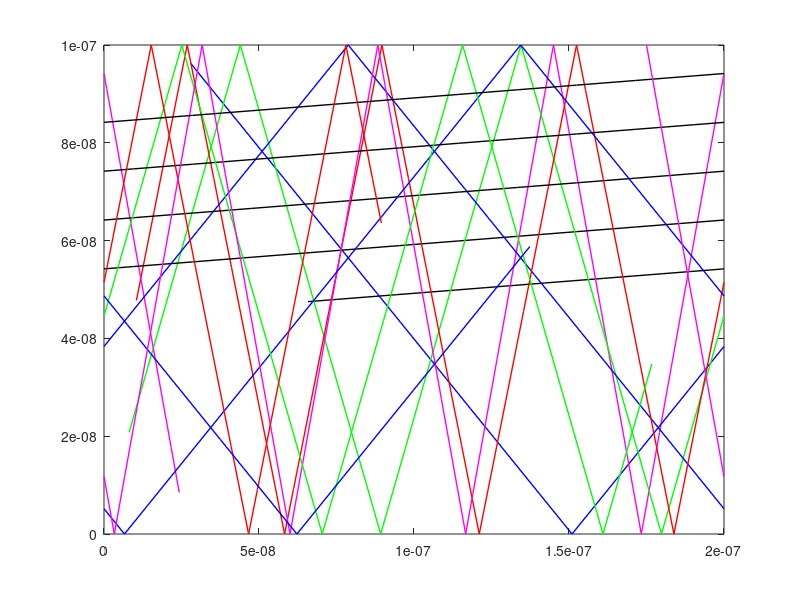
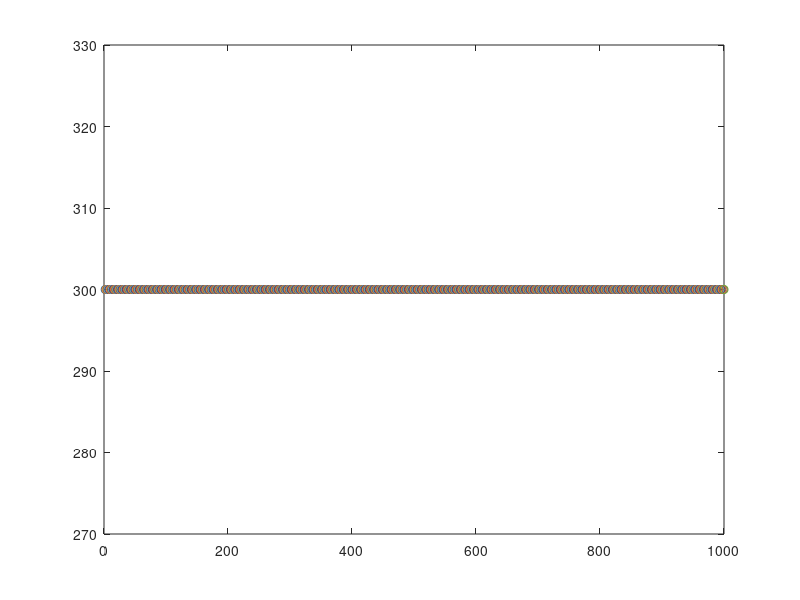

Write MATLAB code to recreate these figures, in order.
numpart=1000; 
color=['k' 'b' 'g' 'r' 'm'];
x0=rand(1,numpart)/10^7; %starting points
y0=rand(1,numpart)/10^7;

watchers = randi(numpart, 5,1);

Kb=1.38 * 10^ -23;%boltzman contant
T=300;%tempurature in K
m=9.1 * 10^ -31;%mass of electron
Vth=sqrt(2*Kb*T/m);%thermal velocity
dt=0.1*10^-12;%change in time 0.1 ps

    o=rand(1,numpart)*2*pi; %angle of movement
    Vx=Vth*sin(o);
    Vy=Vth*cos(o);
    
clf;    
plot(0,0)    
xlim([0, 200*10^-9]);
ylim([0, 100*10^-9]);
hold on
    
for j=2:numpart
       figure (2)
       plot(j,T,'o')
       hold on
end    

for i=2:100
    x1=x0+Vx*dt;
    y1=y0+Vy*dt;
    
   
    
    %top bondary condition
    Vy(y1>=100*10^-9)=-1*Vy(y1>=100*10^-9);
    x1(y1>=100*10^-9)=(100*10^-9-y0(y1>=100*10^-9)).*(x1(y1>=100*10^-9)-x0(y1>=100*10^-9))./(y1(y1>=100*10^-9)-y0(y1>=100*10^-9)) + x0(y1>=100*10^-9);
    y1(y1>=100*10^-9)=100*10^-9;
    %bottom Bondary condition
    Vy(y1<=0)=-1*Vy(y1<=0);
    x1(y1<=0)=(0-y0(y1<=0)).*(x1(y1<=0)-x0(y1<=0))./(y1(y1<=0)-y0(y1<=0)) + x0(y1<=0);
    y1(y1<=0)=0;
    %left bondary condition
    y1(x1<0)=(y1(x1<0)-y0(x1<0))./(x1(x1<0)-x0(x1<0)).*(0-x0(x1<0))+y0(x1<0);
    x1(x1<0)=0;
    %right bondary condition
    y1(x1>200*10^-9)=(y1(x1>200*10^-9)-y0(x1>200*10^-9))./(x1(x1>200*10^-9)-x0(x1>200*10^-9)).*(200*10^-9-x0(x1>200*10^-9))+y0(x1>200*10^-9);
    x1(x1>200*10^-9)=200*10^-9;
    
    for j=1:5
    figure(1)
    plot([x0(watchers(j)) x1(watchers(j))], [y0(watchers(j)) y1(watchers(j))],color(j),'linewidth',1)
    hold on
    end
    %left side condition
    %right side condition
    

    %Left side condition
    x1(x1==200*10^-9 & Vx>0)=0;
    %Right side condition
    x1(x1==0 & Vx<0)=200*10^-9;
    
    
    x0=x1;
    y0=y1;
    pause(0.05);
end

      
